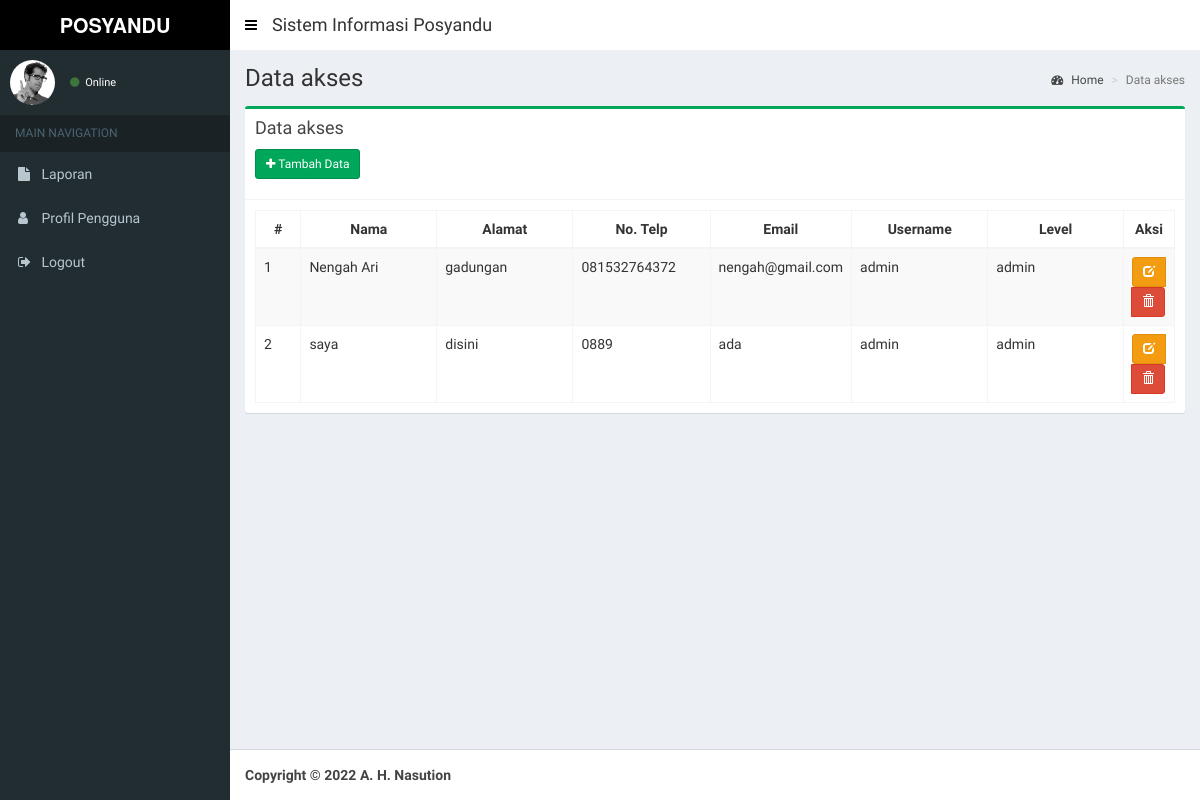
The page /index.php/akses on the database its author committed.
### tables this page shows
CREATE TABLE `akses` (
  `id_pengguna` int NOT NULL,
  `nama_pengguna` varchar(50) NOT NULL,
  `alamat` varchar(50) NOT NULL,
  `telp` varchar(12) NOT NULL,
  `email` varchar(50) NOT NULL,
  `username` varchar(30) NOT NULL,
  `password` varchar(30) NOT NULL,
  `level` enum('lurah','sekretaris','admin') NOT NULL
);

### application/views/layout/v_content.php (called while the page is built, shortened)
 	<?php
	if ($content)
	{
		$this->load->view($content);
	}
?>

### application/controllers/Akses.php (called while the page is built, shortened)
<?php
class Akses extends CI_Controller {
	public function __construct()
	{
		$this->load->model('Akses_model', 'akses');
		$this->load->helper('tgl_indo');
		$this->load->helper('security');
	}
	public function index()
	{
		$data = array(
			'title'			=> 'SISTEM SURAT',
			'judul'			=> 'Data akses',
			'data' 			=> $this->akses->tabel()->result(),
			'content'		=> 'akses/v_content',
			'ajax'	 		=> 'akses/v_ajax'
		);
		$this->load->view('layout/v_wrapper', $data, FALSE);
	}
}

### index.php (called while the page is built, shortened)
<?php
require_once BASEPATH.'core/CodeIgniter.php';

### application/models/Akses_model.php (called while the page is built, shortened)
<?php
class Akses_model extends CI_Model {
	public function tabel($where = null)
	{
		if($where == null){
			$this->db->select('*');
			$this->db->from('akses');
			$this->db->order_by('akses.id_pengguna', 'Asc');
			$query = $this->db->get();
		}else{
			$this->db->select('*');
			$this->db->from('akses');
			$this->db->order_by('akses.id_pengguna', 'Asc');
			$this->db->where($where);
			$query = $this->db->get();
		}
		return $query;
	}
}

### application/views/akses/v_content.php (the view, shortened to what this page needs)
<section class="content-header">
  <h1>
    <?= $judul ?>
  </h1>
  <ol class="breadcrumb">
    <li><a href="<?= base_url() ?>dashboard"><i class="fa fa-dashboard"></i> Home</a></li>
    <li class="active"><?= $judul ?></li>
  </ol>
</section>
<section class="content">
  <div class="row">
    <div class="col-xs-12">
      <div class="box box-success">
        <div class="box-header with-border">
          <h3 class="box-title">Data akses</h3>
          <div style="padding-top: 10px;">
          <p><a href="<?= base_url(); ?>akses/add" class="btn btn-sm btn-success icon-btn"><i class="fa fa-plus"></i> Tambah Data</a></p>
          </div>
        </div>
        <div class="box-body">
          <table id="example1" class="table table-bordered table-striped" style="width: 100%;">
              <thead>
                  <tr>
                      <th style="width: 5%;text-align: center;">#</th>
                      <th style="width: 15%;text-align: center;">Nama</th>
                      <th style="width: 15%;text-align: center;">Alamat</th>
                      <th style="width: 15%;text-align: center;">No. Telp</th>
                      <th style="width: 15%;text-align: center;">Email</th>
                      <th style="width: 15%;text-align: center;">Username</th>
                      <th style="width: 15%;text-align: center;">Level</th>
                      <th style="width: 13%;text-align: center;">Aksi</th>
                  </tr>
              </thead>
              <tbody>
                  <?php $total= 0; $no=1; foreach($data as $row){  ?>
                  <tr>
                      <td><?= $no++ ?></td>
                      <td><?= $row->nama_pengguna ?></td>
                      <td><?= $row->alamat ?></td>
                      <td><?= $row->telp ?></td>
                      <td><?= $row->email ?></td>
                      <td><?= $row->username ?></td>
                      <td><?= $row->level ?></td>
                      <td style="text-align: center;">
                          <form action="<?= base_url() ?>akses/delete/<?= $row->id_pengguna ?>" method="post">
                              <div class="btn-group">
                                  <a href="<?= base_url() ?>akses/edit/<?= $row->id_pengguna ?>" class=" btn btn-sm btn-warning" data-toggle="tooltip" title="Edit"><span class="glyphicon glyphicon-edit"></span></a>
                                  <button class="btn btn-sm btn-danger" type="submit" onclick="return confirm('Yakin ingin menghapus data?')" data-toggle="tooltip" title="Hapus"><span class="glyphicon glyphicon-trash"></span></button>
                              </div>
                          </form>
                      </td>
                  </tr>
                <?php } ?>
              </tbody>
          </table>
        </div>
      </div>
    </div>
  </div>
</section>

### rows shown on the page
akses: nama_pengguna "Nengah Ari", alamat "gadungan", telp "081532764372", email "nengah@gmail.com", username "admin", level "admin"
akses: nama_pengguna "saya", alamat "disini", telp "0889", email "ada", username "admin", level "admin"

### other values the page prints
$judul "Data akses"
